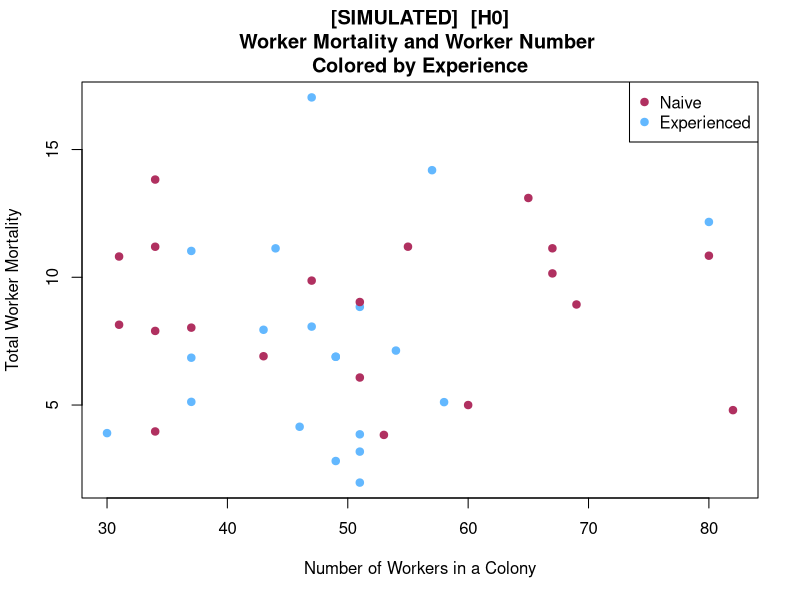
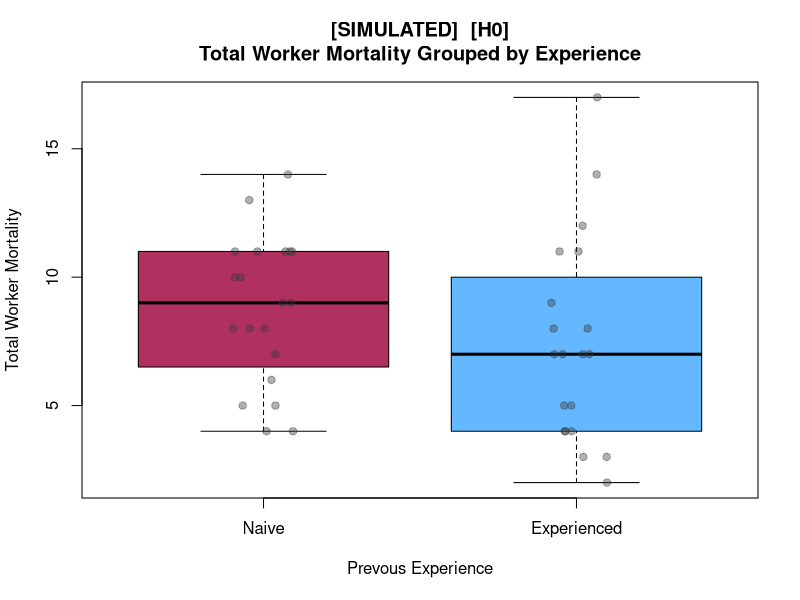
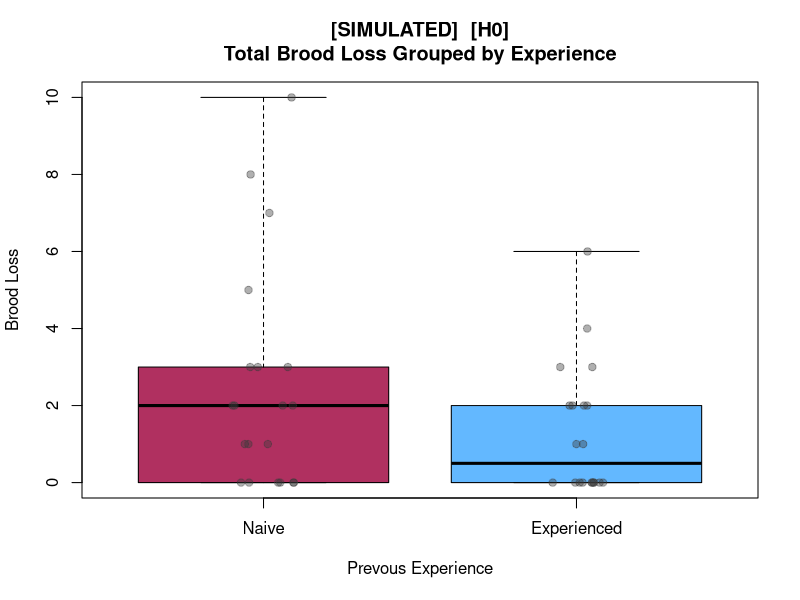

Write the R code that produced these figures, in order. (Note: this script raises an error after producing the figures.)
###
#    Emiliano Calvo Alcaniz
#######################################################
#                  Ch 2 
##     What is the role of experience                ##
##      in determining contest success?              ##
#           Feb-2026
#######################################################

### README!!!! ---------------------------------------
# For ease of reading, I've tried to stick to a code:

###  3 HASHTAGS MEANS SECTION TITLE OR OVERVIEW

##   2 hashtags is an intermediate comment

#    1 hashtag is a comment explaining what the line(s) of code is/are doing
#   -> 1 hashtag + an arrow means this comment is a continuation of the one above

### SETTING UP THE SCRIPT (WORKING DIR, LIBRARIES, ETC) ----------------
## My working directory: 
# setwd("C:/Users/wjwor/OneDrive/Desktop/gitrepos/experience-contests")

# install.packages('dplyr')
library("dplyr")

### SEED, FUNCTIONS, & PARAMETERS FOR SIMULATING COLONY IMAGES ------------
# set the seed for consistency
set.seed(123)

# Set the collection sites, each of which corresponds to one of the following:
# Willow Canyon, Mount Lemmon, Madera Canyon, Jack Mountain
locations <- c("WC", "ML", "MC", "JM")

### HELPER FUNCTION #1
#   Create a function to make the colony IDs, which are structured as 
#   Collection date (YYMMDD) Location _ Order, ex: 260221JM_A
make_colony_id <- function(date_str, location, order_letter) {
  # paste0() is a special function that links vectors and converts them into characters
  paste0(date_str, location, "_", order_letter)
}

### HELPER FUNCTION #2
#   Create a function to make the contest IDs, which are structured as
#   -> Contest date (YYMMDD) _ Order, ex: 260201_A
#   For simplicity's sake, I'm simulating as if I'll only do one contest daily
make_contest_id <- function(date_str, suffix = "A") {
  paste0(date_str, "_", suffix)
}

# Set start date for the collection and contests
# We'll just pretend it all started on January 1st of this year
start_date <- as.Date("2026-01-01")

### SET UP THE POOL OF COLONY CODES TO USE
#   20 experienced colonies (will have experience of 0, 1, & 2 previous contests)
#   20 naive colonies (appear once, experience = 0, vs final experienced colonies)

# Set colony collection dates, which will be said to occur daily for 40 days 
# -> starting on January 1st
## This _does_ mean that some colonies will be implied to have been caught
## -> after another colony that doesn't actually exist. Don't ask. I only just caught this
colony_dates     <- format(start_date + 0:39, "%y%m%d")

# Set colony collection sites, which will be randomly sampled from one of the
# -> collection sites I set before, and will get a random letter to denote
# -> in which order they were collected
colony_locations <- sample(locations, 40, replace = TRUE)
colony_orders    <- sample(LETTERS[1:8], 40, replace = TRUE)

# Put together the colony IDs based on the site, date, and location info set before
colony_ids       <- mapply(make_colony_id,
                     colony_dates,
                     colony_locations,
                     colony_orders)

# Assign the colonies we just simulated to either the experienced or naive group
experienced_colonies <- colony_ids[1:20]   # will fight 3 contests total
naive_colonies       <- colony_ids[21:40]  # will fight 1 contest

### SET THE QUEEN NUMBER
## If this isn't done, you get colonies who shift 
## --> between 1 and 20 queens sometimes
queen_distribution <- round(rexp(40, rate = 0.3))+1
queen_lookup <- setNames(
  # here, we have r pick between 1 and 20 queens, where the probability of having
  # -> 1 queen is 25%, and any of the other 9 options are randomly chosen from the remaining 75%
  sample(queen_distribution, 40, replace = FALSE,)
  , colony_ids
)

#  Set the contest dates, they obviously have to take place after the collection dates
contest_dates <- format(start_date + 40 + 0:39, "%y%m%d")

### PAIR UP THE EXPERIENCED COLONIES FOR EACH CONTEST
##  To do this, we'll be creating a round-robin function to pair up the colonies

# First, define a function called round_robin that takes a single argument: colonies
# -> "colonies" is the vector of 20 experienced colony IDs
# n gets set as the number of colonies, and can then be used to control the
# -> length of the loop so it stops once we're out of colonies
round_robin <- function(colonies) {
  n     <- length(colonies)
  # set the first colony as "fixed" so the round robin algorithm can rotate the
  # -> other colonies around it. The remaining colonies are set as "rotating"
  fixed <- colonies[1]
  rotating <- colonies[-1]
  # create an empty list with 19 spaces, so the colonies each face 
  # -> the other colonies ONLY ONCE
  rounds <- vector("list", n - 1)
  ## This is the hard part :'(
  #  Below, we tell r to loop through a sequence of the number of colonies MINUS 1
  #  -> that way, we don't pair up colonies against a colony they already fought
  #  "round_cols" is an assembled sequence of the colonies, with the fixed colony first
  #  -> Reminder: in a round-robin, you want one fixed individual that the others rotate around
  ## I'm going to break down the "pairs" line in extreme detail bc it's hard
  #  seq(1, n, by = 2) creates a sequence of numbers, 1:n, 
  #  -> where n = the number of colonies (basically, n = 20)
  #  -> this creates a sequence of the LEFT-SIDE colony in each pair (1, 3, 5, ... up to 19)
  #  lapply(X, FUN) returns a list of X that has had a function (FUN) applied to it
  #  -> (IN OUR CASE, X = the sequence of left-side colony pairings we just made)
  #     -> Reminder: we want to create a list of paired up colonies from which
  #     -> we simulate contests, that's the round-robin thing we've been doing
  #  -> the function below, function(i) says for each iteration (i)
  #     -> (IN OUR CASE, i = the LEFT SIDE COLONY OF THE PAIR set by the sequence)
  #     -> we want to create a pairing, where the colony i is paired with
  #     -> the colony i + 1
  ##    -> WHAT DOES THIS MEAN????
  #        -> VERY SIMPLY: we are creating a list of pairs where colonies 1&2 are paired,
  #        -> colonies 3&4 are paired, 5&6, 7&8, etc
  ##    -> IS THIS THE EASIEST WAY TO DO THIS? 
  ##       -> My dad said no but I don't know
  #   Okay, now we have our pairs, we need to store them, which we do into "rounds[[r]]"
  #   -> we have to do this with the [[]] because this allows us to store them in 
  #   -> a way where they won't get overwritten AND we can retrieve them later
  #   -> The rounds had to be broken down into blocks (rounds[1], rounds[2], rounds[3])
  #   -> because there's going to be 3 pairing events where the colonies cannot fight
  #   -> against a repeat colony
  #  Lastly, the rotating line exists to shift the colony pairs over, to create new pairings
  #  -> we create a list where the current LAST colony becomes the new FIRST colony
  #  -> "rotating[length(rotating)] is the same as "rotating[19]"
  #  -> "rotating[-length(rotating)]" takes the list of colonies except for the final one
  #  ->  and leaves them in the same order as before
  #      -> This allows the next iteration of the loop to assign new pairings without
  #      -> accidentally having repeat contests between colonies
  #  After all this, we close the loop
  
  for (r in seq_len(n - 1)) {
    round_cols <- c(fixed, rotating)
    pairs <- lapply(seq(1, n, by = 2), function(i) c(round_cols[i], round_cols[i + 1]))
    rounds[[r]] <- pairs
    rotating <- c(rotating[length(rotating)], rotating[-length(rotating)])
  }
  
  # "rounds" below now gives us the final list of rounds, which has the 19 rounds of 10 pairings
  rounds
}

# Here, we combine all the lists of rounds from before 
all_rounds <- round_robin(experienced_colonies)

# Now, we create the shuffled pairings for the first 2 rounds of experience contests
block1_pairs <- all_rounds[[1]] # Round 1 → Block 1 pairs (experience = 0)
block2_pairs <- all_rounds[[2]] # Round 2 → Block 2 pairs (experience = 1)

# Round 3 pairings: experienced vs naive colonies
naive_shuffled <- sample(naive_colonies) # shuffle the colonies to create random pairing
block3_pairs   <- lapply(1:20, function(i) c(experienced_colonies[i], naive_shuffled[i]))


### SET UP DISTRIBUTIONS FOR STUFF THAT ISN'T HYPOTHESIS-SPECIFIC
# For brood, set the mean and standard deviation
brood_mean <- 50
brood_sd <- 20
brood_num <- round(rnorm(40, mean = brood_mean, sd = brood_sd))

# For workers, set the mean and standard deviation
worker_mean <- 50
worker_sd <-15
worker_num <- round(rnorm(40, mean = worker_mean, sd = worker_sd))


### SIMULATED COLONY IMAGES FOR H0 ----------------------------------

# Creating an empty df for h0 to use for simulated data, matching my datasheet
sim_images_h0_df <- data.frame(
      contest_id = character(0)
  ,   colony_id = character(0)
  ,   worker_number = integer(0)
  ,   brood_number = integer(0)
  ,   queen_number = integer(0)
  ,   contest_mortality = integer(0)
  ,   hr_mortality = integer(0)
  ,   total_mortality = integer(0)
  ,   previous_experience = factor(character(0))
  ,   brood_loss = integer(0)
  ,   notes = character(0)
)

# For mortalities
# Set as an exponential distribution where the majority of the values
# -> are very low and a small amount are larger
contest_mortality_distribution_h0 <- round(rexp(40, rate = 0.33)) + 1
hr_mortality_distribution_h0 <- round(rexp(40, rate = 0.31)) + 1


### NOW WE ADD THE ROWS TO THE DATA FRAME WE MADE
# Here's another function, this one adding information to the df
make_rows <- function(contest_id, colony_id, experience) {
# the number of rows should correspond to the number of colonies
  n_rows <- length(colony_id)
  data.frame(
# the contest_id column should replicate the contest ids set up the number of times
# -> that we have rows
    contest_id           = rep(contest_id, n_rows)
  ,  colony_id            = colony_id
# the worker and brood number should be randomly sampled from a set of values
  ,  worker_number        = sample(worker_num,  n_rows, replace = TRUE)
  ,  brood_number         = sample(brood_num,  n_rows, replace = TRUE)
# the queen number is just based on the sample we made before
  ,  queen_number         = queen_lookup[colony_id]
# contest and hr mortality are randomly sampled
  ,  contest_mortality    = sample(contest_mortality_distribution_h0, n_rows)
  ,  hr_mortality         = sample(hr_mortality_distribution_h0, n_rows)
# total mortality is left blank and will be calculated at the end by adding up 
# -> the previous two lines
  ,  total_mortality      = NA_integer_
# whether the colonies have previous experience depends on the block AND 
# -> the colony type (ie. experienced or naive)
  ,  previous_experience  = factor(experience, levels = c("0", "1", "2"))
# randomly sampled
  ,  brood_loss = round((rexp(n_rows, rate = .7)*rexp(n_rows, rate = 0.7)))
# put in a small chance of random notes, not really important tbh
  ,  notes                = sample(
      c(""), n_rows, replace = TRUE,
      prob = 1)
  ,  stringsAsFactors = FALSE
  )
}

### BLOCK 1: 10 CONTESTS WHERE EXPERIENCE = 0
# seq_along(block1_pairs) creates a sequence along which to iterate the contests
# -> This sequence is then applied to the row-making function below
# -> In this row-making function, r creates the contest id by taking each 
# -> iteration of contest date ("contest_dates[i]") and then converting it into 
# -> a contest id using the contest making function from like 200 lines ago
# The colony_id is determined by retrieving each colony ID from the block pairs list
# -> Because this is a list, we have to use the [[double brackets]] to extract
# -> the actual pair names from the list, not just a new list that [single brackets] 
# -> would give. the "make_rows" function needs the object names themselves
# Experience is 0,0 because both colonies are experiencing their first contest
block1 <- do.call(rbind, lapply(seq_along(block1_pairs), function(i) {
  make_rows(
    contest_id = make_contest_id(contest_dates[i]),
    colony_id  = block1_pairs[[i]],
    experience = c("0", "0")
  )
}))

### BLOCK 2: 10 CONTESTS WHERE EXPERIENCE = 1 
# This is done the same as above but with 3 changes:
# -> 1) We use block2_pairs instead of block1_pairs (bc this is block 2)
# -> 2) The colonies have previous contest experience
# -> 3) The contest ids are pushed back 10 days, to be after the previous contests end
block2 <- do.call(rbind, lapply(seq_along(block2_pairs), function(i) {
  make_rows(
    contest_id = make_contest_id(contest_dates[10 + i]),
    colony_id  = block2_pairs[[i]],
    experience = c("1", "1")
  )
}))

### BLOCK 3: 20 CONTESTS WHERE EXPERIENCE IS EITHER 0 OR 2
# Same comments as above: we update the block_pairs, the experience, and the dates
block3 <- do.call(rbind, lapply(seq_along(block3_pairs), function(i) {
  make_rows(
    contest_id = make_contest_id(contest_dates[20 + i]),
    colony_id  = block3_pairs[[i]],
    experience = c("2", "0")
  )
}))


### DERIVING AND INPUTTING THE TOTAL MORTALITY COLUMN
# rbind() sticks together the data frames that we just put together above
sim_images_h0_df <- rbind(block1, block2, block3)
# This part is easy, just fill the "total_mortality" column 
# with the total mortality added up
sim_images_h0_df$total_mortality <- sim_images_h0_df$contest_mortality +
  sim_images_h0_df$hr_mortality
# rownames(sim_images_h0_df) <- NULL


View(sim_images_h0_df)

### SIMULATED COLONY IMAGES FOR H1 ----------------------------------
# Creating an empty df for h1 to use for simulated data, matching my datasheet
sim_images_h1_df <- data.frame(
  contest_id = character(0)
  ,   colony_id = character(0)
  ,   worker_number = integer(0)
  ,   brood_number = integer(0)
  ,   queen_number = integer(0)
  ,   contest_mortality = integer(0)
  ,   hr_mortality = integer(0)
  ,   total_mortality = integer(0)
  ,   previous_experience = factor(character(0))
  ,   brood_loss = integer(0)
  ,   notes = character(0)
)

### MORTALITY CALCULATIONS FOR H1
# Separated into naive and experienced categories
# Naive has more of a rightward skew, with some major mortality events
contest_mortality_dist_h1_naive <- round(rexp(40, rate = 0.25))
hr_mortality_dist_h1_naive <- round(rexp(40, rate = 0.26))

# Experienced has much less of a skew
contest_mortality_dist_h1_exp <- round(rexp(40, rate = 0.45))
hr_mortality_dist_h1_exp <- round(rexp(40, rate = 0.46))


### NOW WE ADD THE ROWS TO THE DATA FRAME WE MADE
## Since this is the same as before, it won't have detailed comments
## --> EXCEPT where I added something
  make_rows_h1 <- function(contest_id, colony_id, experience) {
    n_rows <- length(colony_id)
# Determine which colonies are experienced (experience != "0")
    is_exp <- experience != "0"
# Draw contest and HR mortality per colony based on their experience level
    contest_mort <- ifelse(
      is_exp,
      sample(contest_mortality_dist_h1_exp,  n_rows, replace = TRUE),
      sample(contest_mortality_dist_h1_naive, n_rows, replace = TRUE)
    )
    
    hr_mort <- ifelse(
      is_exp,
      sample(hr_mortality_dist_h1_exp,  n_rows, replace = TRUE),
      sample(hr_mortality_dist_h1_naive, n_rows, replace = TRUE)
    )
    
    # Brood loss: experienced colonies have a higher rate (more concentrated near 0)
    brood_rate <- ifelse(is_exp, 1.4, 0.7)
    brood_loss <- round(rexp(n_rows, rate = brood_rate) * rexp(n_rows, rate = brood_rate))
    
    data.frame(
      contest_id          = rep(contest_id, n_rows),
      colony_id           = colony_id,
      worker_number       = sample(worker_num, n_rows, replace = TRUE),
      brood_number        = sample(brood_num,  n_rows, replace = TRUE),
      queen_number        = queen_lookup[colony_id],
      contest_mortality   = contest_mort,
      hr_mortality        = hr_mort,
      total_mortality     = NA_integer_,
      previous_experience = factor(experience, levels = c("0", "1", "2")),
      brood_loss          = brood_loss,
      notes               = sample(c(""), n_rows, replace = TRUE, prob = 1),
      stringsAsFactors    = FALSE
    )
  }

### BLOCK 1: 10 CONTESTS WHERE EXPERIENCE = 0
block1_h1 <- do.call(rbind, lapply(seq_along(block1_pairs), function(i) {
  make_rows(
    contest_id = make_contest_id(contest_dates[i]),
    colony_id  = block1_pairs[[i]],
    experience = c("0", "0")
  )
}))

### BLOCK 2: 10 CONTESTS WHERE EXPERIENCE = 1 
block2_h1 <- do.call(rbind, lapply(seq_along(block2_pairs), function(i) {
  make_rows(
    contest_id = make_contest_id(contest_dates[10 + i]),
    colony_id  = block2_pairs[[i]],
    experience = c("1", "1")
  )
}))

### BLOCK 3: 20 CONTESTS WHERE EXPERIENCE IS EITHER 0 OR 2
# Same comments as above: we update the block_pairs, the experience, and the dates
block3_h1 <- do.call(rbind, lapply(seq_along(block3_pairs), function(i) {
  make_rows_h1(
    contest_id = make_contest_id(contest_dates[20 + i]),
    colony_id  = block3_pairs[[i]],
    experience = c("2", "0")
  )
}))


### DERIVING AND INPUTTING THE TOTAL MORTALITY COLUMN
# rbind() sticks together the data frames that we just put together above
sim_images_h1_df <- rbind(block1_h1, block2_h1, block3_h1)
# This part is easy, just fill the "total_mortality" column 
# with the total mortality added up
sim_images_h1_df$total_mortality <- sim_images_h1_df$contest_mortality +
  sim_images_h1_df$hr_mortality

View(sim_images_h1_df)
### SIMULATED COLONY IMAGES FOR H2 ----------------------------------
# Creating an empty df for h0 to use for simulated data, matching my datasheet
sim_images_h2_df <- data.frame(
  contest_id = character(0)
  ,   colony_id = character(0)
  ,   worker_number = integer(0)
  ,   brood_number = integer(0)
  ,   queen_number = integer(0)
  ,   contest_mortality = integer(0)
  ,   hr_mortality = integer(0)
  ,   total_mortality = integer(0)
  ,   previous_experience = factor(character(0))
  ,   brood_loss = integer(0)
  ,   notes = character(0)
)

### MORTALITY CALCULATIONS FOR H2
# Separated into naive and experienced categories
# Naive has LESS of a rightward skew
contest_mortality_dist_h2_naive <- round(rexp(40, rate = 0.96))
hr_mortality_dist_h2_naive <- round(rexp(40, rate = 0.95))

# Experienced has much MORE of a skew, with mortality events
contest_mortality_dist_h2_exp <- round(rexp(40, rate = 0.32))
hr_mortality_dist_h2_exp <- round(rexp(40, rate = 0.33))


### NOW WE ADD THE ROWS TO THE DATA FRAME WE MADE
## Since this is the same as before, it won't have detailed comments
## --> EXCEPT where I added something
make_rows_h2 <- function(contest_id, colony_id, experience) {
  n_rows <- length(colony_id)
  # Determine which colonies are experienced (experience != "0")
  is_exp <- experience != "0"
  # Draw contest and HR mortality per colony based on their experience level
  contest_mort <- ifelse(
    is_exp,
    sample(contest_mortality_dist_h2_exp,  n_rows, replace = TRUE),
    sample(contest_mortality_dist_h2_naive, n_rows, replace = TRUE)
  )
  
  hr_mort <- ifelse(
    is_exp,
    sample(hr_mortality_dist_h2_exp,  n_rows, replace = TRUE),
    sample(hr_mortality_dist_h2_naive, n_rows, replace = TRUE)
  )
  
  # Brood loss: experienced colonies have a higher rate (more concentrated near 0)
  brood_rate <- ifelse(is_exp, 0.57, 1.33)
  brood_loss <- round(rexp(n_rows, rate = brood_rate) * rexp(n_rows, rate = brood_rate))
  
  data.frame(
    contest_id          = rep(contest_id, n_rows),
    colony_id           = colony_id,
    worker_number       = sample(worker_num, n_rows, replace = TRUE),
    brood_number        = sample(brood_num,  n_rows, replace = TRUE),
    queen_number        = queen_lookup[colony_id],
    contest_mortality   = contest_mort,
    hr_mortality        = hr_mort,
    total_mortality     = NA_integer_,
    previous_experience = factor(experience, levels = c("0", "1", "2")),
    brood_loss          = brood_loss,
    notes               = sample(c(""), n_rows, replace = TRUE, prob = 1),
    stringsAsFactors    = FALSE
  )
}

### BLOCK 1: 10 CONTESTS WHERE EXPERIENCE = 0
block1_h2 <- do.call(rbind, lapply(seq_along(block1_pairs), function(i) {
  make_rows_h2(
    contest_id = make_contest_id(contest_dates[i]),
    colony_id  = block1_pairs[[i]],
    experience = c("0", "0")
  )
}))

### BLOCK 2: 10 CONTESTS WHERE EXPERIENCE = 1 
block2_h2 <- do.call(rbind, lapply(seq_along(block2_pairs), function(i) {
  make_rows_h2(
    contest_id = make_contest_id(contest_dates[10 + i]),
    colony_id  = block2_pairs[[i]],
    experience = c("1", "1")
  )
}))

### BLOCK 3: 20 CONTESTS WHERE EXPERIENCE IS EITHER 0 OR 2
# Same comments as above: we update the block_pairs, the experience, and the dates
block3_h2 <- do.call(rbind, lapply(seq_along(block3_pairs), function(i) {
  make_rows_h2(
    contest_id = make_contest_id(contest_dates[20 + i]),
    colony_id  = block3_pairs[[i]],
    experience = c("2", "0")
  )
}))


### DERIVING AND INPUTTING THE TOTAL MORTALITY COLUMN
# rbind() sticks together the data frames that we just put together above
sim_images_h2_df <- rbind(block1_h2, block2_h2, block3_h2)
# This part is easy, just fill the "total_mortality" column 
# with the total mortality added up
sim_images_h2_df$total_mortality <- sim_images_h2_df$contest_mortality +
  sim_images_h2_df$hr_mortality

View(sim_images_h2_df)

### SIMULATING DATA OF VIDEO ANALYSIS ----------------------------------
simulated_video_data_df <- data.frame(
      contest_id = character(0)
  ,   file_name = character(0)
  ,   contest_id = character(0)
  ,   contest_start_time = numeric(0)
  ,   time_stamp = numeric(0)
  ,   colony_id = character(0)
  ,   number_workers_out = integer(0)
  ,   number_workers_pinning = integer(0)
  ,   number_workers_guarding = integer(0)
  ,   brood_care_in_arena = integer(0)
  ,   tandem_runs = character(0)
  ,   notes = character(0)
)









### SIMULATING DATA COLLECTIVE CONTEST ----------------------------------
simulated_notes_data_df <- data.frame(
      contest_id = character(0)
  ,   date = character(0)
  ,   time_start = character(0)
  ,   colony_1_id = character(0)
  ,   colony_2_id = character(0)
  ,   workers_removed_from_colony_box = numeric(0)
  ,   notes = character(0)
)







### ACTUAL DATA IMPORTING ----------------------------------
# For now.... empty





### DATA WRANGLING  -----------------------------------
















### ANALYSIS -------------------------------------------------------------
### H0 PLOTS ----------

# Renaming the variables I'm plotting for convenience
broodlossh0 <- sim_images_h0_df$brood_loss[41:80]
mortalityh0 <- sim_images_h0_df$total_mortality[41:80]
n_workerh0 <- sim_images_h0_df$worker_number[41:80]
exph0 <- sim_images_h0_df$previous_experience[41:80]

# Have to set the color before cause r hates me specifically
exp_colors <- c("0" = "maroon", "1" = "white", "2" = "steelblue1")

# Create the plot
plot(n_workerh0, jitter(mortalityh0)
     , main = "[SIMULATED]  [H0]\nWorker Mortality and Worker Number \nColored by Experience"
     , xlab = "Number of Workers in a Colony"
     , ylab = "Total Worker Mortality"
     , pch = 19
     , col = exp_colors[exph0]
     )

# For some reason this is the only way I found to actually get rid of the 
# -> experience level of 1 in the legend, since this plot only shows the 
# -> fully experienced vs fully naive colonies
# The droplevels() function gets rid of unused levels from a factor

present_levels <- levels(droplevels(exph0))
legend("topright"
       , legend = c("Naive", "Experienced")
       , col    = exp_colors[present_levels]
       , pch    = 19
)


### BOX PLOTS OF WORKER MORTALITY GROUPED BY EXPERIENCE
boxplot(mortalityh0 ~ previous_experience
        , data = droplevels(sim_images_h0_df[41:80, ])
        , main = "[SIMULATED]  [H0]\nTotal Worker Mortality Grouped by Experience"
        , names = c("Naive", "Experienced")
        , xlab = "Prevous Experience"
        , ylab = "Total Worker Mortality"
        , col = exp_colors[present_levels]
)

### SHOW THE RAW DATA POINTS ON TOP
stripchart(mortalityh0 ~ previous_experience,
           data   = droplevels(sim_images_h0_df[41:80, ])
           , add    = TRUE
           , method = "jitter"
           , pch    = 19
# adjustcolor() gives the option to make the points transparent
           , col    = adjustcolor("gray23", alpha.f = 0.4)
           , vertical = TRUE
)

### STATISTICAL TEST
# Non-parametric test, seeing if the two groups have a 
# -> statistically significant difference
wilcox.test(mortalityh0 ~ exph0, data = sim_images_h0_df)



### BOX PLOTS OF BROOD LOSS GROUPED BY EXPERIENCE
boxplot(broodlossh0 ~ previous_experience
        , data = droplevels(sim_images_h0_df[41:80, ])
        , main = "[SIMULATED]  [H0]\nTotal Brood Loss Grouped by Experience"
        , names = c("Naive", "Experienced")
        , xlab = "Prevous Experience"
        , ylab = "Brood Loss"
        , col = exp_colors[present_levels]
        , range = 0
)

### SHOW THE RAW DATA POINTS ON TOP
stripchart(broodlossh0 ~ previous_experience,
           data   = droplevels(sim_images_h0_df[41:80, ])
           , add    = TRUE
           , method = "jitter"
           , pch    = 19
           # adjustcolor() gives the option to make the points transparent
           , col    = adjustcolor("gray23", alpha.f = 0.4)
           , vertical = TRUE
)

### STATISTICAL TEST

# Non-parametric test, seeing if the two groups have a 
# -> statistically significant difference
wilcox.test(broodloss ~ exp, data = sim_images_h0_df)

### H1 PLOTS ----------
broodlossh1 <- sim_images_h1_df$brood_loss[41:80]
mortalityh1 <- sim_images_h1_df$total_mortality[41:80]
n_workerh1 <- sim_images_h1_df$worker_number[41:80]
exph1 <- sim_images_h1_df$previous_experience[41:80]
pres_levels_h1 <- levels(droplevels(exph1))


### BOX PLOTS OF WORKER MORTALITY GROUPED BY EXPERIENCE
boxplot(mortalityh1 ~ previous_experience
        , data = droplevels(sim_images_h1_df[41:80, ])
        , main = "[SIMULATED]  [H1]\nTotal Worker Mortality Grouped by Experience"
        , names = c("Naive", "Experienced")
        , xlab = "Prevous Experience"
        , ylab = "Total Worker Mortality"
        , range = 0
        , col = exp_colors[pres_levels_h1]
)

### SHOW THE RAW DATA POINTS ON TOP
stripchart(mortalityh1 ~ previous_experience,
           data   = droplevels(sim_images_h1_df[41:80, ])
           , add    = TRUE
           , method = "jitter"
           , pch    = 19
           , col    = adjustcolor("gray23", alpha.f = 0.4)
           , vertical = TRUE
)

### STATISTICAL TEST
# Non-parametric test, seeing if the two groups have a 
# -> statistically significant difference
wilcox.test(mortalityh1 ~ exph1, data = sim_images_h1_df)



### BOX PLOTS OF BROOD LOSS GROUPED BY EXPERIENCE
boxplot(broodlossh1 ~ previous_experience
        , data = droplevels(sim_images_h1_df[41:80, ])
        , main = "[SIMULATED]  [H1]\nTotal Brood Loss Grouped by Experience"
        , names = c("Naive", "Experienced")
        , xlab = "Prevous Experience"
        , ylab = "Brood Loss"
        , col = exp_colors[pres_levels_h1]
        , range = 0
)

### SHOW THE RAW DATA POINTS ON TOP
stripchart(broodlossh1 ~ previous_experience,
           data   = droplevels(sim_images_h1_df[41:80, ])
           , add    = TRUE
           , method = "jitter"
           , pch    = 19
           , col    = adjustcolor("gray23", alpha.f = 0.4)
           , vertical = TRUE
)

### STATISTICAL TEST

# Non-parametric test, seeing if the two groups have a 
# -> statistically significant difference
wilcox.test(broodlossh1 ~ exph1, data = sim_images_h1_df)



### H2 PLOTS --------
broodlossh2 <- sim_images_h2_df$brood_loss[41:80]
mortalityh2 <- sim_images_h2_df$total_mortality[41:80]
n_workerh2 <- sim_images_h2_df$worker_number[41:80]
exph2 <- sim_images_h2_df$previous_experience[41:80]
pres_levels_h2 <- levels(droplevels(exph2))


### BOX PLOTS OF WORKER MORTALITY GROUPED BY EXPERIENCE
boxplot(mortalityh2 ~ previous_experience
        , data = droplevels(sim_images_h2_df[41:80, ])
        , main = "[SIMULATED]  [H2]\nTotal Worker Mortality Grouped by Experience"
        , names = c("Naive", "Experienced")
        , xlab = "Prevous Experience"
        , ylab = "Total Worker Mortality"
        , range = 0
        , col = exp_colors[pres_levels_h2]
)

### SHOW THE RAW DATA POINTS ON TOP
stripchart(mortalityh2 ~ previous_experience,
           data   = droplevels(sim_images_h2_df[41:80, ])
           , add    = TRUE
           , method = "jitter"
           , pch    = 19
           , col    = adjustcolor("gray23", alpha.f = 0.4)
           , vertical = TRUE
)

### STATISTICAL TEST
# Non-parametric test, seeing if the two groups have a 
# -> statistically significant difference
wilcox.test(mortalityh2 ~ exph2, data = sim_images_h2_df)



### BOX PLOTS OF BROOD LOSS GROUPED BY EXPERIENCE
boxplot(broodlossh2 ~ previous_experience
        , data = droplevels(sim_images_h2_df[41:80, ])
        , main = "[SIMULATED]  [H2]\nTotal Brood Loss Grouped by Experience"
        , names = c("Naive", "Experienced")
        , xlab = "Prevous Experience"
        , ylab = "Brood Loss"
        , col = exp_colors[pres_levels_h2]
        , range = 0
)

### SHOW THE RAW DATA POINTS ON TOP
stripchart(broodlossh2 ~ previous_experience,
           data   = droplevels(sim_images_h2_df[41:80, ])
           , add    = TRUE
           , method = "jitter"
           , pch    = 19
           , col    = adjustcolor("gray23", alpha.f = 0.4)
           , vertical = TRUE
)

### STATISTICAL TEST

# Non-parametric test, seeing if the two groups have a 
# -> statistically significant difference
wilcox.test(broodlossh2 ~ exph2, data = sim_images_h2_df)





### END :) -------------------------------------------------------------
